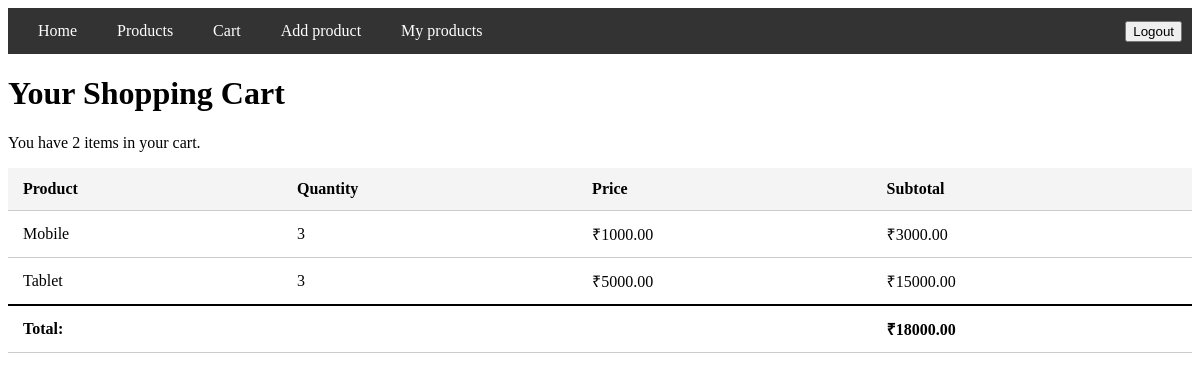
Page /polls/cart/ (signed in) on the earlier database version.
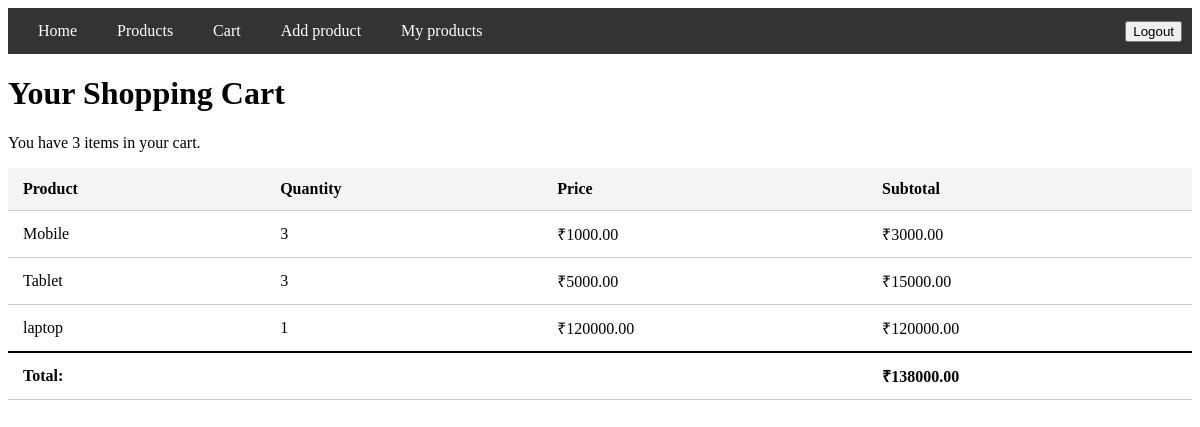
Same page on the later database version.
### polls/models.py (models this page shows, shortened)
class CartItem(models.Model):
    cart = models.ForeignKey(Cart, on_delete=models.CASCADE, related_name='items')
    product = models.ForeignKey(Product, on_delete=models.CASCADE)
    quantity = models.PositiveIntegerField(default=1)
    class Meta:
        unique_together = ('cart', 'product')  # prevent duplicate product entries per cart
    def subtotal(self):
        return self.quantity * self.product.price

class Product(models.Model):
    id = models.AutoField(primary_key=True)
    name = models.CharField(max_length=200)
    price = models.DecimalField(max_digits=10, decimal_places=2)  # allows decimals like 100.50
    description = models.TextField()
    created_by = models.ForeignKey(User,null=True, on_delete=models.CASCADE)

### polls/views.py (the view)
# urls.py: path("cart/", views.view_cart, name="cart"),
@login_required
def view_cart(request):
    cart, created = Cart.objects.get_or_create(user=request.user)
    cart_items = cart.items.select_related('product').all()  # select_related for efficiency
    return render(request, 'ecommerce/cart.html', {'cart_items': cart_items,'total':cart.total_price()})

### polls/models.py (called while the page is built)
    def total_price(self):
        return sum(item.quantity * item.product.price for item in self.items.all())

### polls/templates/ecommerce/cart.html (shortened to what this page needs)
{% extends "./navbar.html" %}
{% block content %}
<h1>Your Shopping Cart</h1>
{% if cart_items %}
    <p>You have {{ cart_items|length }} item{{ cart_items|length|pluralize }} in your cart.</p>
    <table class="cart-table">
        <thead>
            <tr>
                <th>Product</th>
                <th class="right-align">Quantity</th>
                <th class="right-align">Price</th>
                <th class="right-align">Subtotal</th>
            </tr>
        </thead>
        <tbody>
            {% for item in cart_items %}
            <tr>
                <td>{{ item.product.name }}</td>
                <td class="right-align">{{ item.quantity }}</td>
                <td class="right-align">₹{{ item.product.price }}</td>
                <td class="right-align">₹{{ item.subtotal }}</td>
            </tr>
            {% endfor %}
            <tr class="total-row">
                <td colspan="3" class="right-align">Total:</td>
                <td class="right-align">₹{{ total }}</td>
            </tr>
        </tbody>
    </table>
{% else %}
    <p>Your cart is empty.</p>
{% endif %}
{% endblock %}

Differences in the rows shown:
added CartItem: product.name "laptop", quantity "1", product.price "120000.00", subtotal "120000.00"
Other differences:
{{ cart_items|length }}: "2" → "3"
{{ total }}: "18000.00" → "138000.00"
